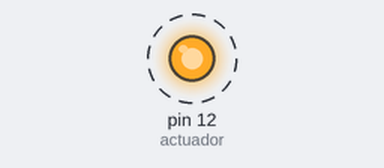
Recording of a sketch running on a simulated Arduino Uno, built with avr-gcc and run on an emulated ATmega328P. Parts: output pins drawn as LEDs (lit = HIGH). Dashed ring = blinking.

Above: at 0.5 s.
Timing chart, 0 to 4.6 s (numbered marks = the images above):
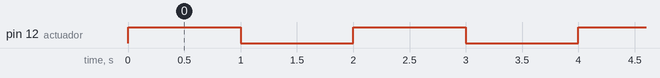

Measured:
- by itself, pin 12 (actuador): alternates HIGH for 1.0 s and LOW for 1.0 s

The sketch:

p4.ino
```cpp
int actuador = 12;

setup(){
    Serial.begin(9600);
    pinMode(actuador, OUTPUT);
}

loop(){
    digitalWrite(actuador, 1);
    delay(1000);
    digitalWrite(actuador, 0);
    delay(1000);
}
```
